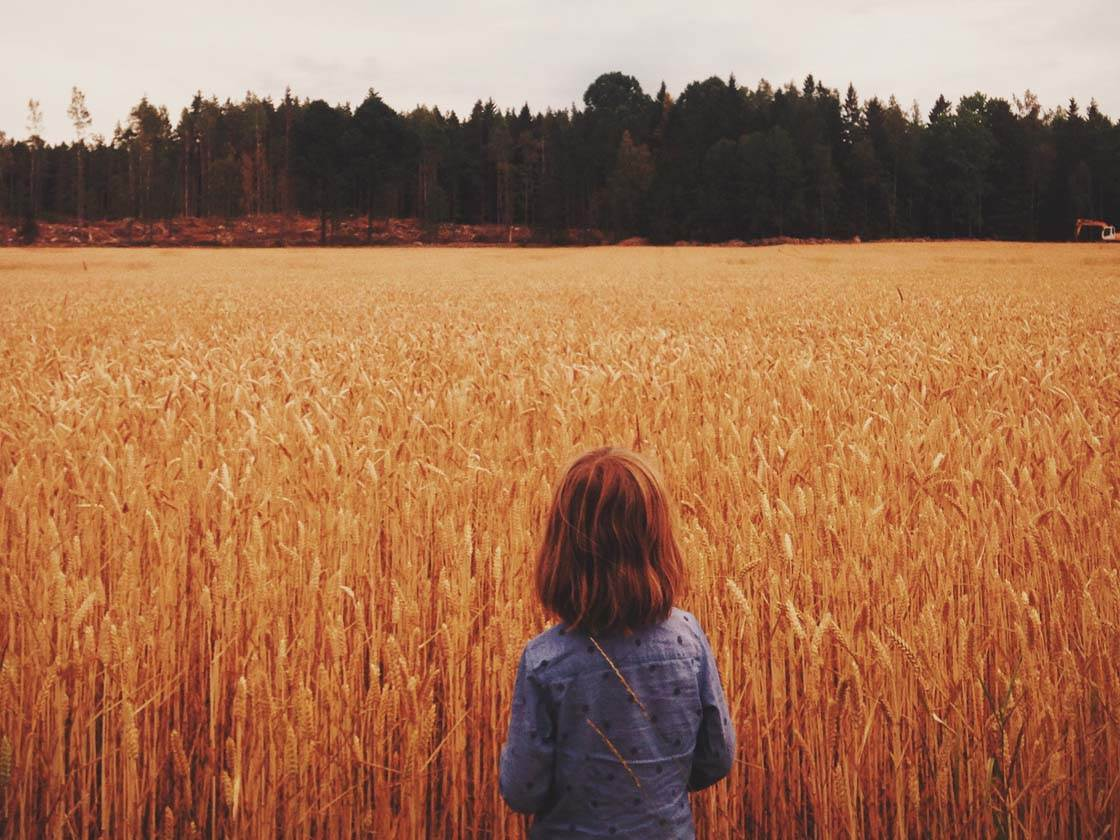
#> input picture Code/img1.jpg, 1120 x 840 px
$ python Edge_Detection.py   (older library calls are emulated)
#> lines starting #> are read from the running program, lines starting #| are printed output that depends on the picture
#Import libraries
import cv2
import numpy as np

#Read image.
img = cv2.imread('img1.jpg')
#> img is the input picture: shape (840, 1120, 3); mean B, G, R 81.8, 113.3, 161.8
gray = cv2.cvtColor(img, cv2.COLOR_BGR2GRAY)
img_gaussian = cv2.GaussianBlur(gray,(3,3),0)

#Resize imagage output
dsize = (440, 280)
output_image = cv2.resize(img, dsize, interpolation = cv2.INTER_AREA)

#Robert edge detection.
roberts_x = np.array([[0,0,0], [0,1,0], [0,0,-1]])
roberts_y = np.array([[0,0,0], [0,0,1], [0,-1,0]])
img_robertsx = cv2.filter2D(img_gaussian, -1, roberts_x)
img_robertsy = cv2.filter2D(img_gaussian, -1, roberts_y)
out_rob = np.square(img_robertsx) + np.square(img_robertsy)
output_roberts = cv2.resize(out_rob, dsize, interpolation = cv2.INTER_AREA)
#out = np.sqrt(np.square(img_robertsx) + np.square(img_robertsy))

#Sobel.
img_sobelx = cv2.Sobel(img_gaussian,cv2.CV_8U,1,0,ksize=5)
img_sobely = cv2.Sobel(img_gaussian,cv2.CV_8U,0,1,ksize=5)
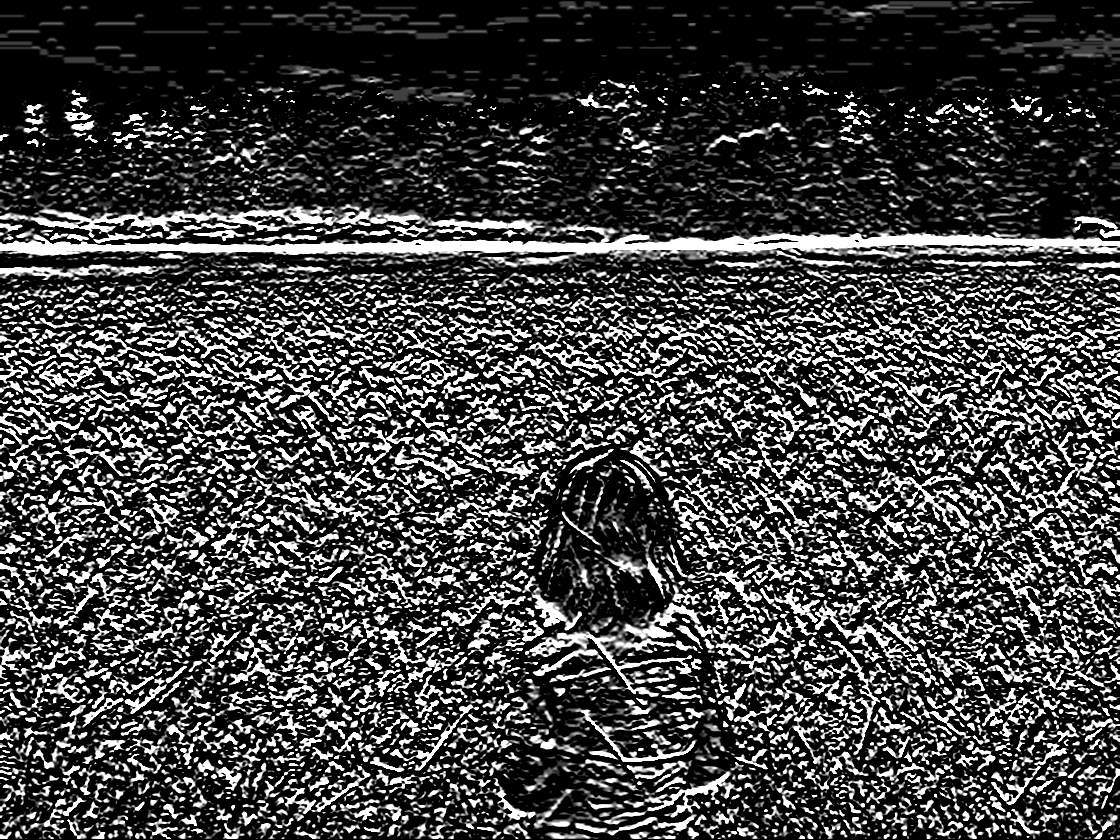
#> img_sobely: shape (840, 1120); min 0, max 255, mean 67.4
out_sob = img_sobelx + img_sobely
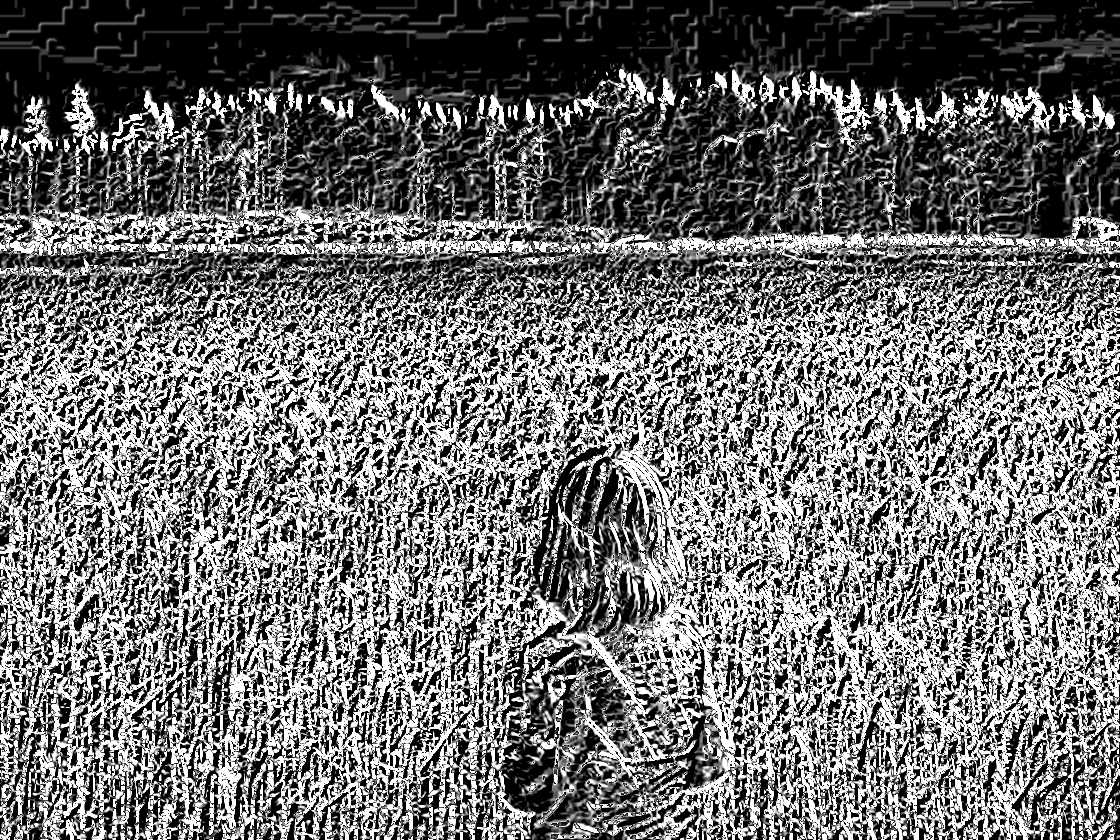
#> out_sob: shape (840, 1120); min 0, max 255, mean 112.5
img_sobel = cv2.resize(out_sob, dsize, interpolation = cv2.INTER_AREA)
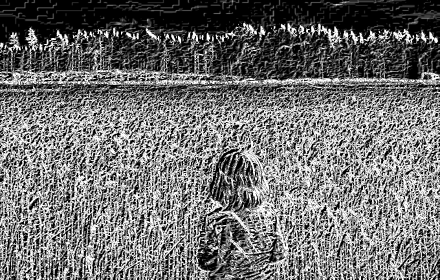
#> img_sobel: shape (280, 440); min 0, max 255, mean 112.5

#Prewitt.
kernelx = np.array([[1,1,1],[0,0,0],[-1,-1,-1]])
kernely = np.array([[-1,0,1],[-1,0,1],[-1,0,1]])
img_prewittx = cv2.filter2D(img_gaussian, -1, kernelx)
img_prewitty = cv2.filter2D(img_gaussian, -1, kernely)
out_pre = img_prewittx + img_prewitty
output_prewitty = cv2.resize(out_pre, dsize, interpolation = cv2.INTER_AREA)

#Canny.
im_cann = cv2.Canny(img,100,200)
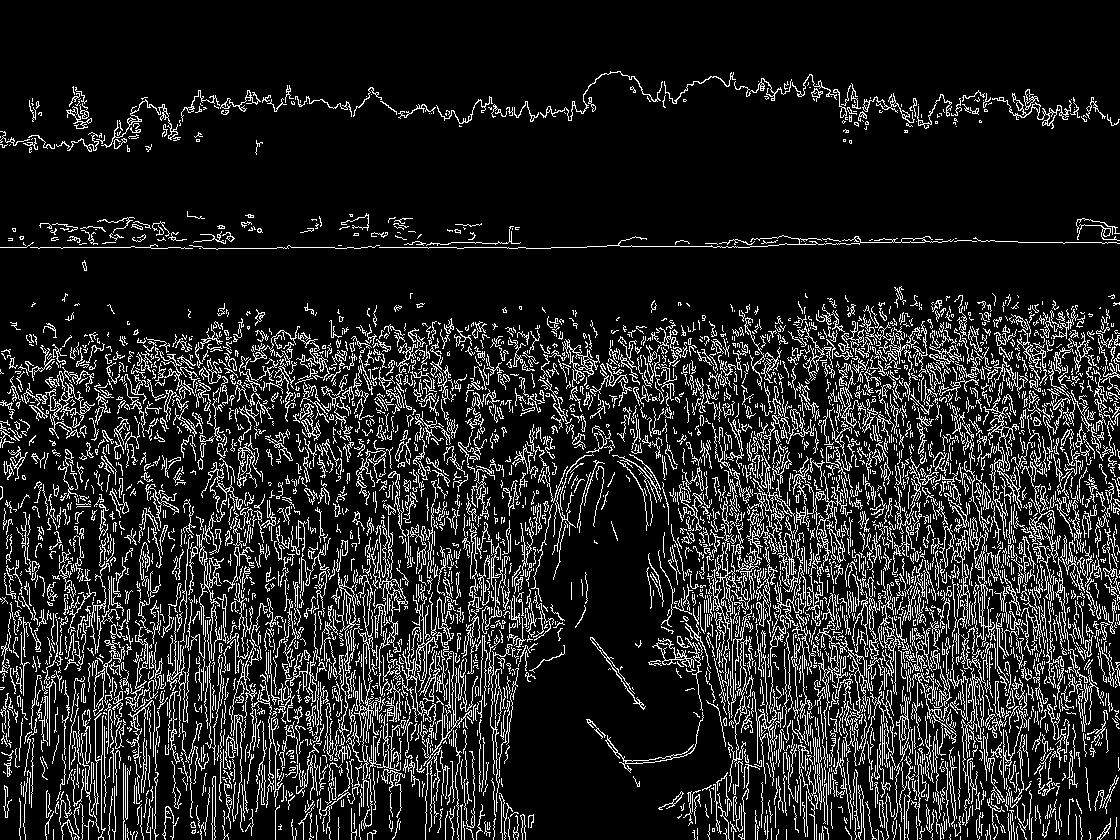
#> im_cann: shape (840, 1120); 14.1% white in thin lines or dots
img_canny = cv2.resize(im_cann, dsize, interpolation = cv2.INTER_AREA)

#Laplace of Gaussian
img_LoG = cv2.Laplacian(img_gaussian, cv2.CV_16S, ksize=3)
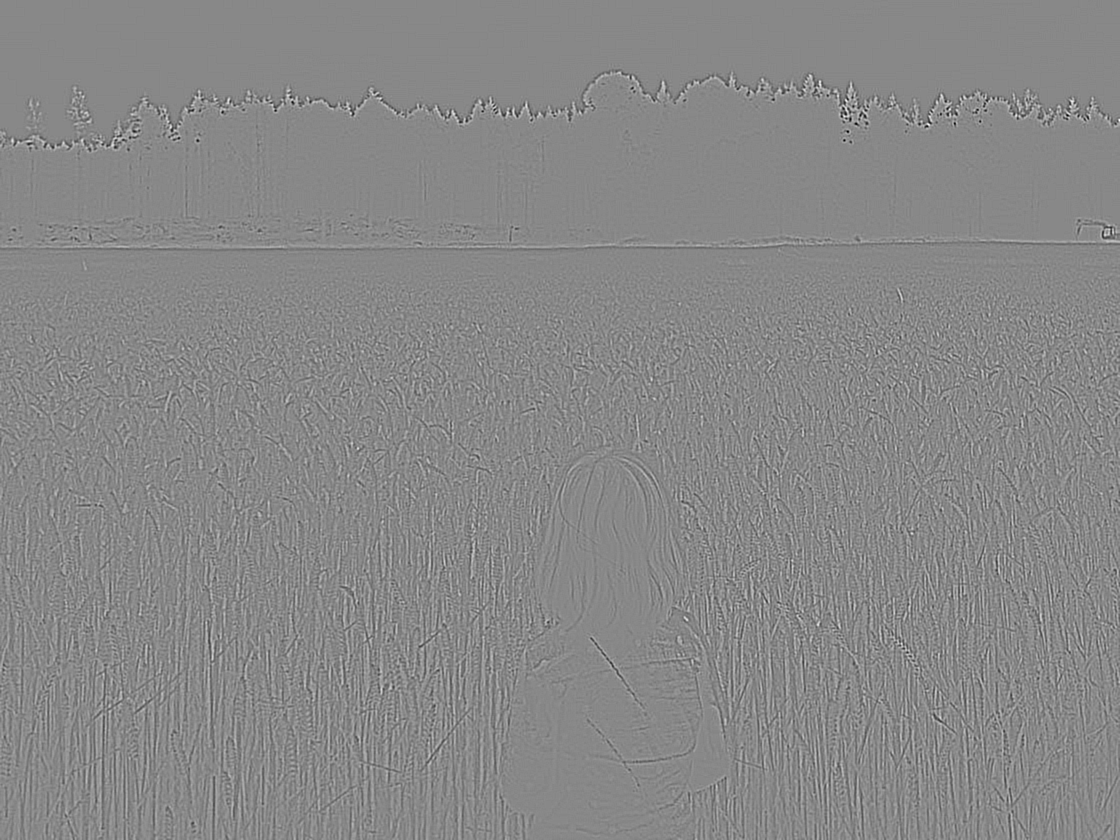
#> img_LoG: shape (840, 1120) int16; min -368, max 322, mean 0; drawn with min black and max white
fin_LoG = cv2.convertScaleAbs(img_LoG)
final_LoG = cv2.resize(fin_LoG, dsize, interpolation = cv2.INTER_AREA)
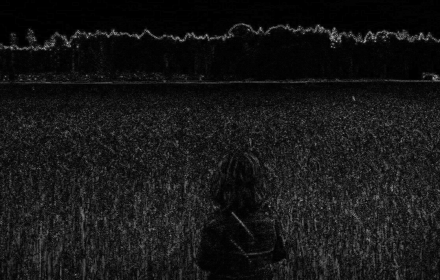
#> final_LoG: shape (280, 440); min 0, max 178, mean 22.5

cv2.imshow("Original Image", output_image)
cv2.imshow("Robert", output_roberts)
cv2.imshow("Sobel", img_sobel)
cv2.imshow("Prewitt", output_prewitty)
cv2.imshow("Canny", img_canny)
cv2.imshow("Laplace of Gaussian", final_LoG)

cv2.waitKey(0)
cv2.destroyAllWindows()

$ run again, with Code/img4.jpg copied over Code/img1.jpg
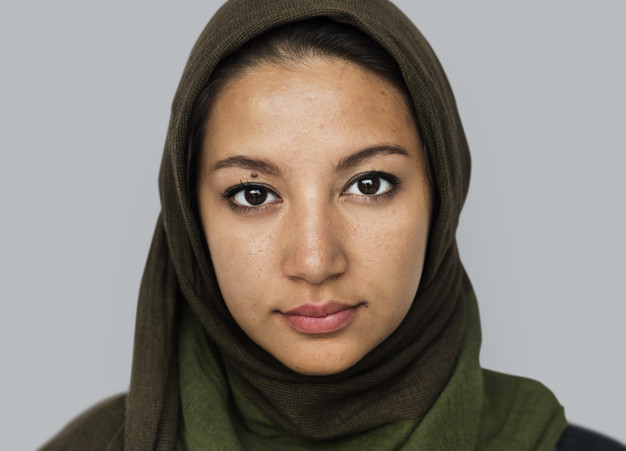
#> input picture Code/img4.jpg, 626 x 451 px
#> img is the input picture: shape (451, 626, 3); mean B, G, R 122.5, 130.6, 137.9
#> `im_cann = cv2.Canny(img,100,200)`:
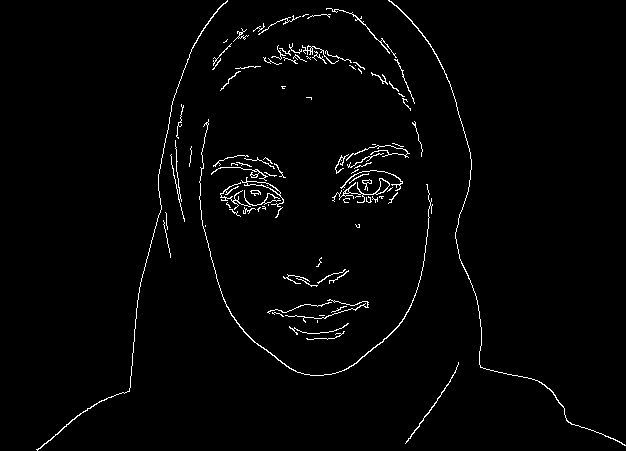
#> im_cann: shape (451, 626); 1.9% white in thin lines or dots
#> `final_LoG = cv2.resize(fin_LoG, dsize, interpolation = cv2.INTER_AREA)`:
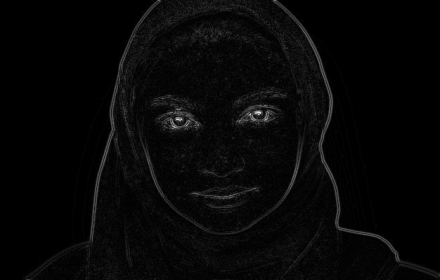
#> final_LoG: shape (280, 440); min 0, max 242, mean 6.9
